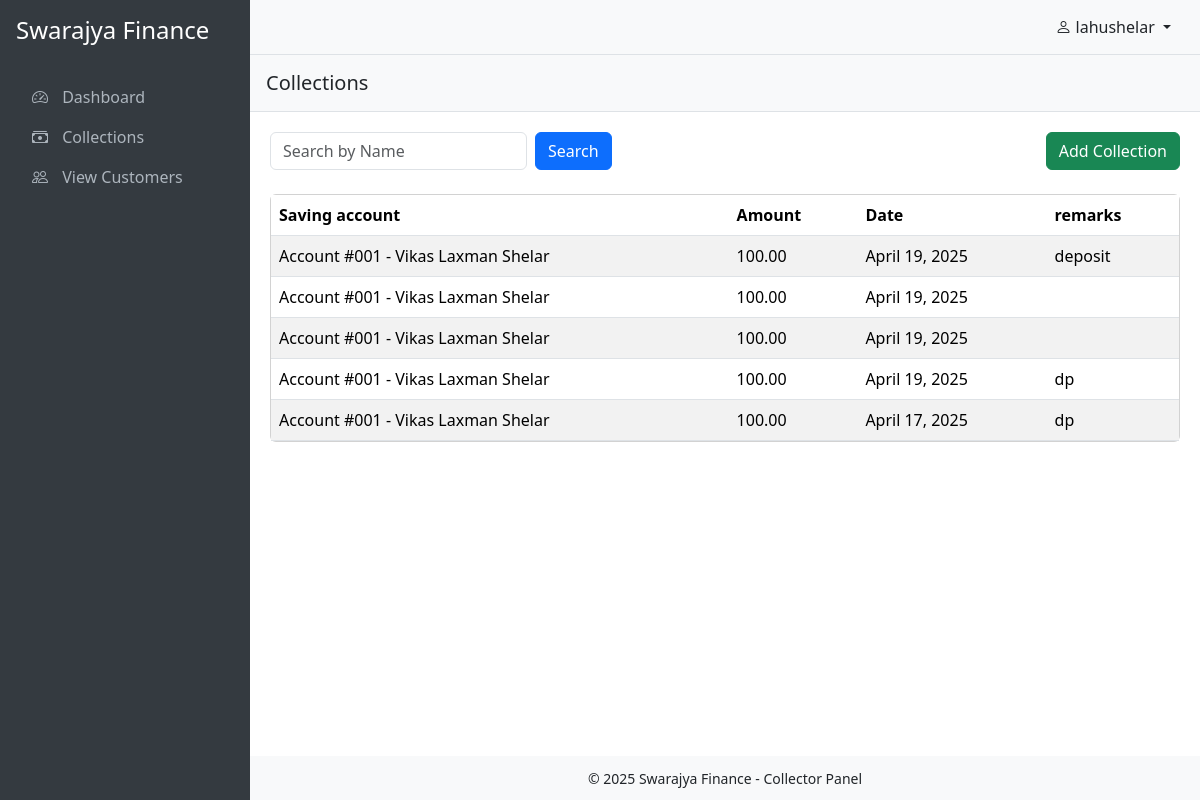
Screenshot of /users/customers/colletions/ (signed in) with the database file from the repository.
### accounts/models.py (models this page shows, shortened)
class Transaction(models.Model):
    TRANSACTION_TYPES=(
        ('deposit','Deposit'),
        ('withdrawal','Withdrawal'),
        ('commission', 'Commission'),
        ('interest', 'Interest'),
    )
    saving_account=models.ForeignKey(SavingAccount,on_delete=models.CASCADE,related_name="account_transactions")
    transaction_type=models.CharField(max_length=50,choices=TRANSACTION_TYPES)
    amount=models.DecimalField(max_digits=10, decimal_places=2)
    date=models.DateField(auto_now_add=True)
    remarks=models.TextField(blank=True,null=True)
    agent=models.ForeignKey(User, on_delete=models.SET_NULL,blank=True,null=True,related_name="user_transactions")

class SavingAccount(models.Model):
    customer=models.ForeignKey(Customer, on_delete=models.CASCADE,related_name='saving_account')
    account_number=models.CharField(max_length=3,unique=True,editable=False)
    is_active=models.BooleanField(default=True)
    eligible_for_loan=models.BooleanField(default=False)
    total_savings=models.DecimalField(max_digits=10, decimal_places=2,default=0.00)
    last_withdrawal_date = models.DateField(null=True, blank=True)
    created_at = models.DateField(auto_now_add=True)
    nominee_name=models.CharField(max_length=100)
    nominee_relation=models.CharField(max_length=50)
    nominee_aadhar=models.CharField(max_length=12)
    def __str__(self):
        return f"Account #{self.account_number} - {self.customer.full_name}"

### customers/models.py (models this page shows, shortened)
class Customer(models.Model):
    full_name=models.CharField(max_length=100)
    phone=models.CharField(unique=True, max_length=10)
    email=models.CharField(blank=True,null=True)
    address=models.TextField()
    aadhar_number=models.CharField(max_length=12,unique=True)
    pan_number=models.CharField(max_length=10,unique=True)
    agent=models.ForeignKey(User,on_delete=models.SET_NULL,null=True,related_name='assigned_customers')
    created_at=models.DateTimeField(auto_now_add=True)
    updated_at=models.DateTimeField(auto_now_add=True)

### users/views.py (the view)
# urls.py: path('customers/colletions/',collections_view,name="collections"),
@login_required(login_url="login")
def collections_view(request):
    agent=request.user
    query=request.GET.get('q')
    saving_accounts=SavingAccount.objects.filter(customer__agent=agent)
    collections=Transaction.objects.filter(agent=agent).order_by('-id')
    if query:
        collections=Transaction.objects.filter(
            Q(agent=agent) & Q(saving_account__customer__full_name__icontains=query)
        ).order_by('-id')
    paginator=Paginator(collections,25)
    page_number=request.GET.get('page')
    page_obj=paginator.get_page(page_number)
    context={
        'saving_accounts': saving_accounts,
        'page_obj':page_obj,
        'query':query or ''
    }
    return render(request,"accounts/collections_view.html",context)

### templates/accounts/collections_view.html (shortened to what this page needs)
{% extends "users/main.html" %}
{% block content %}
<div class="content-header">
  <h5 class="mb-0">Collections</h5>
</div>
<div class="content">
  <div class="row mb-4">
    <div
      class="col d-flex align-items-center justify-content-between flex-wrap gap-3"
    >
      <form method="GET" class="d-flex gap-2">
        <input
          type="text"
          name="q"
          class="form-control"
          placeholder="Search by Name"
          value="{{ query }}"
        />
        <button type="submit" class="btn btn-primary">Search</button>
      </form>
      <div>
        <button
          type="button"
          class="btn btn-success"
          data-bs-toggle="modal"
          data-bs-target="#addCollectionModal"
        >
          Add Collection
        </button>
      </div>
    </div>
  </div>
  <div class="row">
    <div class="col-12">
      <div class="card">
        <div class="card-body table-responsive p-0">
          <table class="table table-striped table-hover mb-0">
            <thead>
              <tr>
                <th>Saving account</th>
                <th>Amount</th>
                <th>Date</th>
                <th>remarks</th>
              </tr>
            </thead>
            <tbody>
              {% for collection in page_obj %}
              <tr>
                <td>{{ collection.saving_account }}</td>
                <td>{{ collection.amount }}</td>
                <td>{{ collection.date }}</td>
                <td>{{ collection.remarks }}</td>
              </tr>
              {% empty %}
              <tr>
                <td colspan="4" class="text-center p-4">
                  No Collections Added.
                </td>
              </tr>
              {% endfor %}
            </tbody>
          </table>
        </div>
      </div>
    </div>
  </div>
</div>
{% endblock content %}

### templates/users/main.html (shortened to what this page needs)
<!DOCTYPE html>
<html lang="en">
  <head>
    <link
      href="https://cdn.jsdelivr.net/npm/bootstrap@5.3.3/dist/css/bootstrap.min.css"
      rel="stylesheet"
    />
    <link
      href="https://cdn.jsdelivr.net/npm/bootstrap-icons@1.10.5/font/bootstrap-icons.css"
      rel="stylesheet"
    />
  </head>
  <body>
    <div class="sidebar d-flex flex-column p-3" id="sidebar">
      <div class="d-flex justify-content-between align-items-center mb-4">
        <h4 class="text-white">Swarajya Finance</h4>
      </div>
      <ul class="nav nav-pills flex-column">
        <li class="nav-item">
          <a href="{% url "dashboard" %}" class="nav-link {% if request.path == '/users/dashboard/'%} active {% endif %}"
            ><i class="bi bi-speedometer2"></i> Dashboard</a
          >
        </li>
        <li class="nav-item">
          <a href="{% url "collections" %}" class="nav-link"
            ><i class="bi bi-cash-stack"></i> Collections</a
          >
        </li>
        <li class="nav-item">
          <a href="{% url "customer_list" %}" class="nav-link {% if request.path == '/users/customers/'%} active {% endif %}"
            ><i class="bi bi-people"></i> View Customers</a
          >
        </li>
      </ul>
    </div>
    <div class="main-content">
      <nav class="navbar navbar-expand-lg navbar-light bg-light px-3" style="border-bottom: 1px solid #dee2e6;">
        <div class="ms-auto">
          <div class="dropdown">
            <button
              class="btn dropdown-toggle"
              type="button"
              id="userDropdown"
              data-bs-toggle="dropdown"
              aria-expanded="false"
            >
              <i class="bi bi-person"></i> {{request.user.username}}
            </button>
          </div>
        </div>
      </nav>
      {% block content %}{% endblock content %}
      <footer class="text-center mt-auto">
        <small>&copy; 2025 Swarajya Finance - Collector Panel</small>
      </footer>
    </div>
  </body>
</html>

### templates/users/main.html (style rules this page uses)
body { overflow-x: hidden; }
.sidebar { height: 100vh; position: fixed; top: 0; left: 0; width: 250px; background-color: #343a40; color: white; transition: all 0.3s; z-index: 1030; }
.sidebar .nav-link { color: #adb5bd; }
.sidebar .nav-link i { margin-right: 10px; }
.main-content { margin-left: 250px; transition: all 0.3s; min-height: 100vh; display: flex; flex-direction: column; }
.navbar { z-index: 1020; }
.content-header { padding: 1rem; background-color: #f8f9fa; border-bottom: 1px solid #dee2e6; }
.content { flex: 1; padding: 20px; }
footer { background-color: #f8f9fa; padding: 10px; text-align: center; }

### rows the page displays
Transaction: saving_account "Account #001 - Vikas Laxman Shelar", amount "100.00", date "April 19, 2025", remarks "deposit"
Transaction: saving_account "Account #001 - Vikas Laxman Shelar", amount "100.00", date "April 19, 2025"
Transaction: saving_account "Account #001 - Vikas Laxman Shelar", amount "100.00", date "April 19, 2025"
Transaction: saving_account "Account #001 - Vikas Laxman Shelar", amount "100.00", date "April 19, 2025", remarks "dp"
Transaction: saving_account "Account #001 - Vikas Laxman Shelar", amount "100.00", date "April 17, 2025", remarks "dp"

### other values shown
{{ request.user.username }} "lahushelar"
